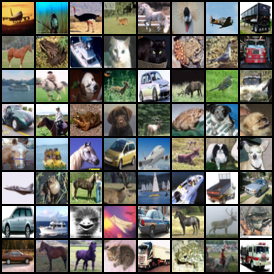
#> input picture real_samples.png, 274 x 274 px
$ python process_dataset.py --input_dir .. --output_dir out
#> lines starting #> are read from the running program, lines starting #| are printed output that depends on the picture; after the words box and inside, x2 and y2 are one past the last pixel; in counts of white or black regions, pixels touching at a corner belong together
import os
import numpy as np
from PIL import Image
from pathlib import Path
from tqdm import tqdm

def convert_background_to_black(image_path, output_path, threshold=240):
    """
    Convert white/light backgrounds to black.

    Args:
        image_path: Path to input image
        output_path: Path to save processed image
        threshold: RGB value threshold to identify background (default 240)
    """
#> called with threshold = 240
    # Open image and convert to RGBA
    img = Image.open(image_path).convert('RGBA')
    data = np.array(img)

    # Create alpha mask for non-background pixels
    # Background is identified as pixels with high RGB values
    rgb = data[:, :, :3]
#> rgb is the input picture: shape (274, 274, 3); mean R, G, B 110.2, 109.8, 102.9
    is_light = np.all(rgb > threshold, axis=2)
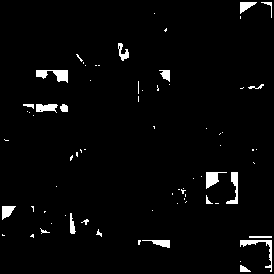
#> is_light: shape (274, 274) bool; 2.7% white; 73 white regions (52 under 20 px), largest, box (x1, y1, x2, y2) and area: (36, 70, 68, 83) 232, (240, 240, 272, 272) 202, (206, 172, 227, 189) 174

    # Create output array with black background
    output_data = data.copy()
    output_data[is_light] = [0, 0, 0, 255]  # Set background pixels to black
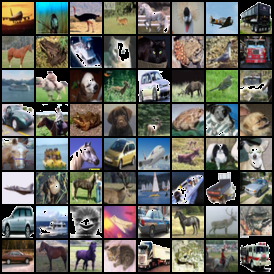
#> output_data: shape (274, 274, 4); mean R, G, B, A 103.3, 103, 96, 255

    # Convert back to PIL Image and save
    output_img = Image.fromarray(output_data)

    # Convert to RGB (remove alpha channel) and save
    output_img = output_img.convert('RGB')
    output_img.save(output_path)

def process_dataset(input_dir, output_dir, threshold=240):
    """
    Process all images in the dataset.

    Args:
        input_dir: Directory containing original images
        output_dir: Directory to save processed images
        threshold: RGB value threshold to identify background
    """
    # Create output directory if it doesn't exist
    output_dir = Path(output_dir)
    output_dir.mkdir(parents=True, exist_ok=True)

    # Get list of image files
    input_dir = Path(input_dir)
    image_files = list(input_dir.glob('*.png')) + list(input_dir.glob('*.jpg'))

    print(f"Found {len(image_files)} images to process")

    # Process each image
    for img_path in tqdm(image_files, desc="Processing images"):
        output_path = output_dir / img_path.name
        try:
            convert_background_to_black(img_path, output_path, threshold)
        except Exception as e:
            print(f"Error processing {img_path}: {e}")

if __name__ == "__main__":
    import argparse

    parser = argparse.ArgumentParser(description="Convert dataset images to have black backgrounds")
    parser.add_argument("--input_dir", type=str, required=True, help="Directory containing original images")
    parser.add_argument("--output_dir", type=str, required=True, help="Directory to save processed images")
    parser.add_argument("--threshold", type=int, default=240, help="RGB threshold for background detection (0-255)")

    args = parser.parse_args()

    process_dataset(args.input_dir, args.output_dir, args.threshold)
    print("Processing complete!")
